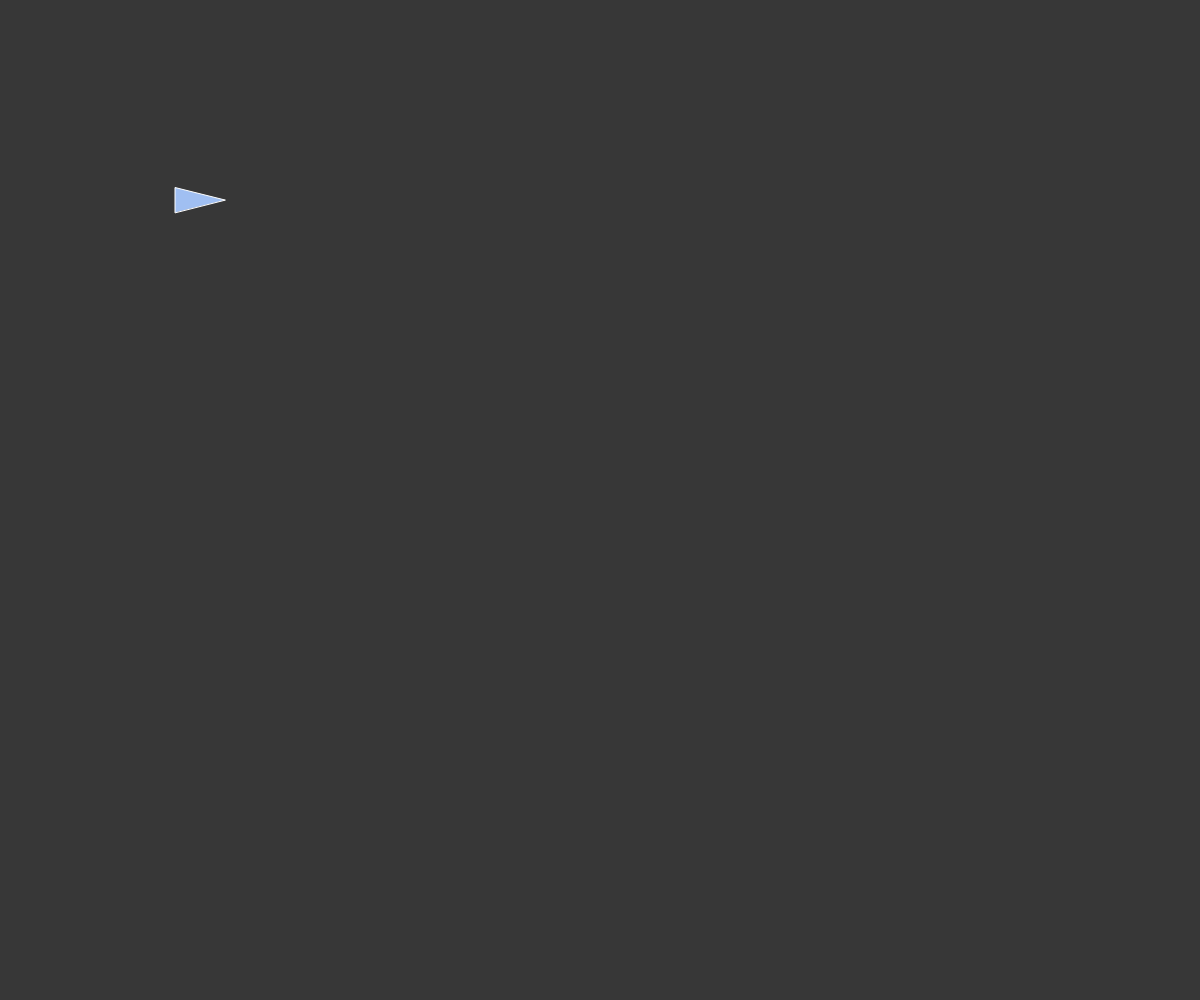
Frame 1 (no input)
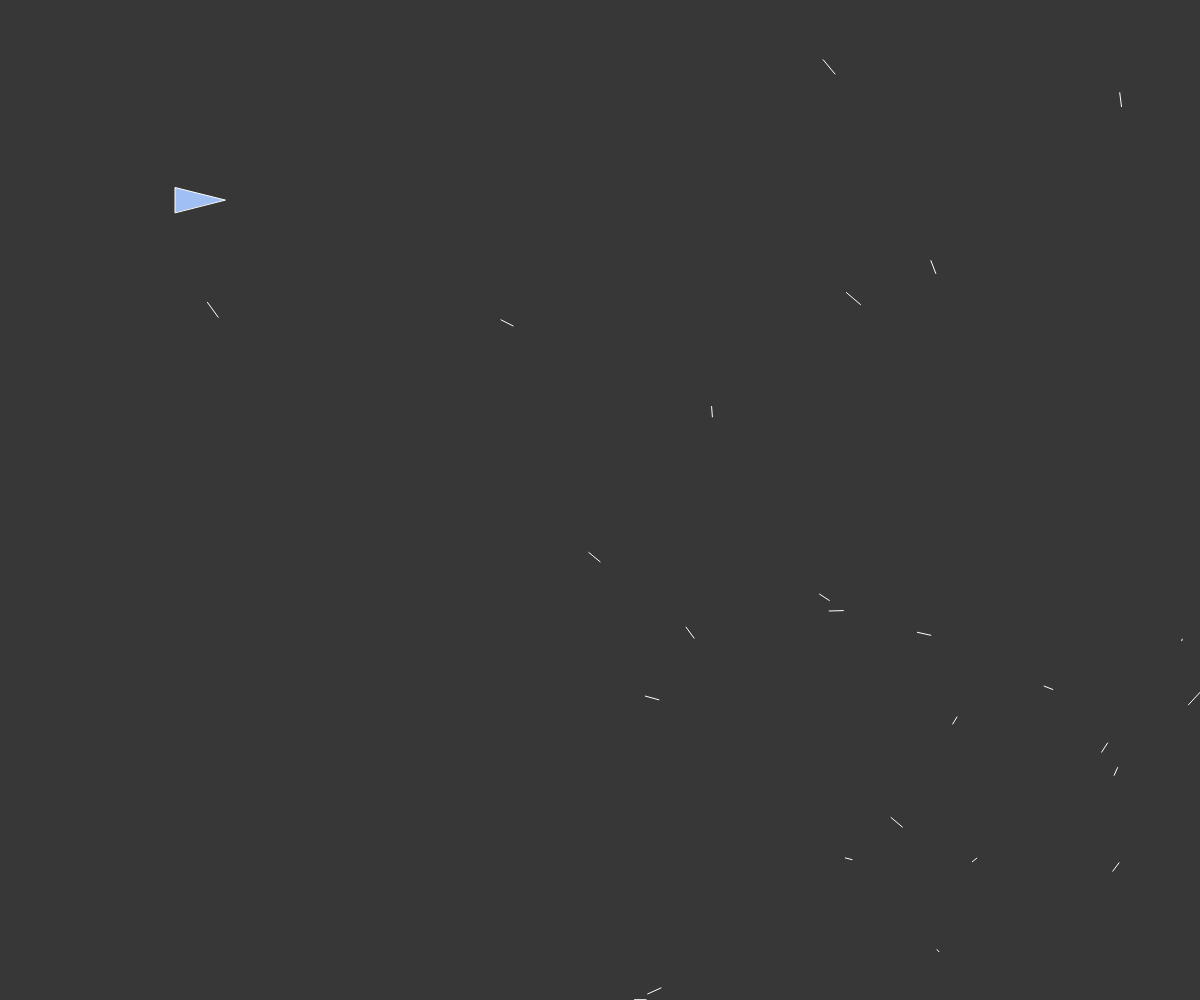
Frame 60 (no input)
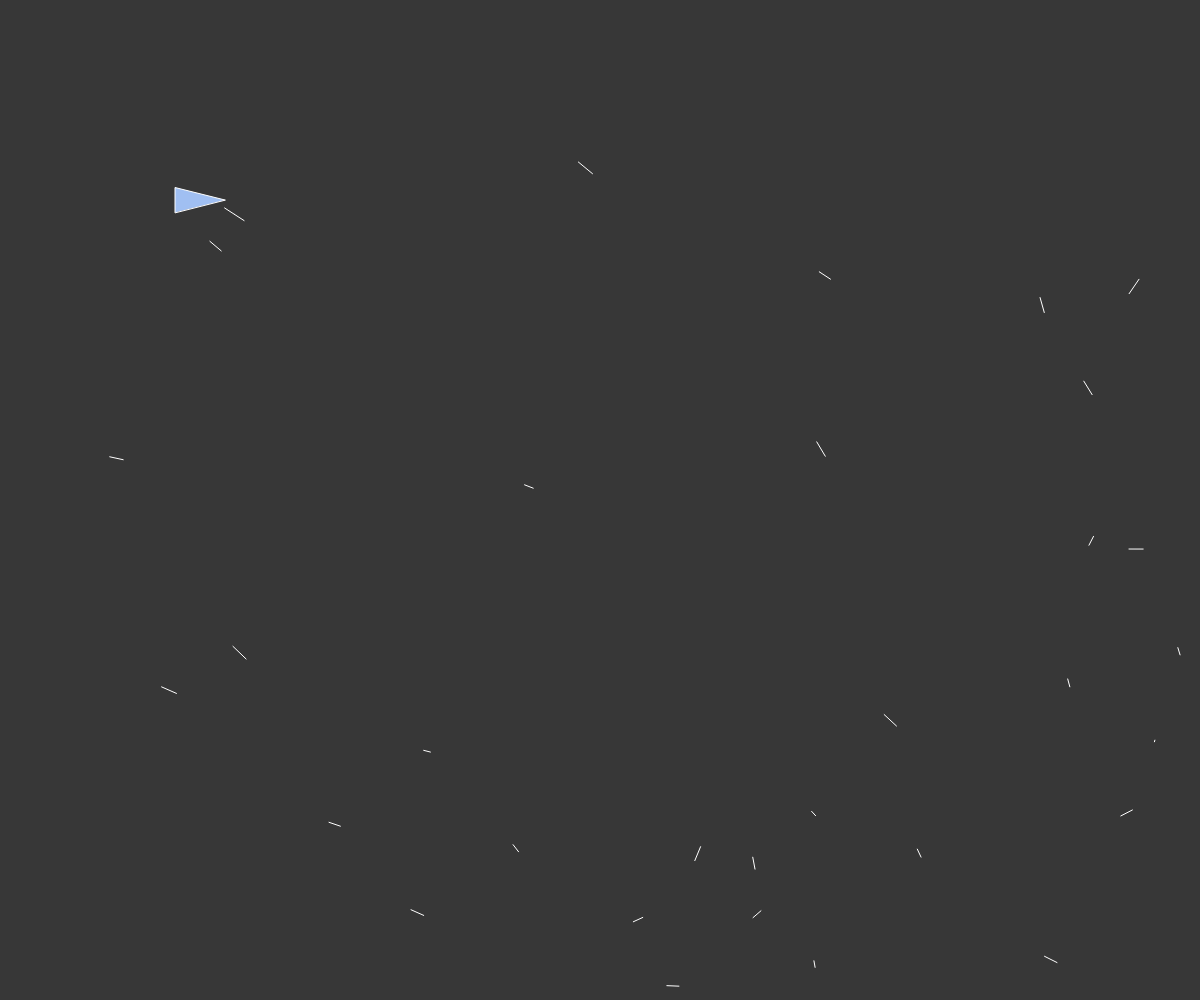
Frame 120 (the mouse pressed at the canvas centre since frame 60)

The p5.js sketch that drew these frames (run headless with seeded random() and noise() and a simulated clock; from frame 60 on, the mouse is pressed at the canvas centre):

// p5.js sketch
// ── sketch.js
let mover;
let enemies = [];

function setup() {
  createCanvas(windowWidth, windowHeight);
  
  mover = new Mover(200, 200, 25);
  
  //frameRate(10)
}

function draw() {
  background(55);
  
  mover.update();
  mover.show();
  
  for(let i = enemies.length - 1; i >= 0; i-= 1) {
    if(enemies[i].checkSelfDestruct()) {
      enemies.splice(i, 1);
    }
    if(enemies[i]) {
      enemies[i].update();
      enemies[i].show();
    }
  }
  
  // 50% chance of spawning each frame
  if(random() < 0.5) {
    enemies.push(Enemy.spawnEnemy(mover.pos));
  }
  
}
// ── enemy.js
class Enemy {
  constructor(x, y, vel) {
    this.pos = createVector(x, y);
    this.vel = vel;
  }
  
  update() {
    this.pos.add(this.vel);
  }
  
  // Check out of bounds with 10 tolerance.
  checkSelfDestruct() {
    let tolerance = 10;
    
    return((this.pos.x > width + tolerance) || 
           (this.pos.x <= 0 - tolerance) ||
           (this.pos.y > height + tolerance) ||
           (this.pos.y <= 0 - tolerance));
  }
  
  show() {
    // Line from pos to prev. pos
    line(this.pos.x, this.pos.y, 
         this.pos.x - this.vel.x, this.pos.y - this.vel.y);
  }
  
  static spawnEnemy(pos) {
    let velMax = 15;
    // Enemies come from opposite diagonal of player.
    let posMirror = createVector(width - pos.x, height - pos.y);
    
    // NW
    if(posMirror.x < width/2 && posMirror.y < height/2) {
      // Top
      if(random() < 0.5) {
        return new Enemy(random(0, width/2), 0,
            createVector(random(-velMax, velMax), random(velMax)));
      }
      // Left
      else {
        return new Enemy(0, random(height/2, height),
            createVector(random(velMax), random(-velMax, velMax)));
      }
    }
    
    // NE
    if(posMirror.x > width/2 && posMirror.y < height/2) {
       // Top
      if(random() < 0.5) {
        return new Enemy(random(0, width/2), 0,
            createVector(random(-velMax, velMax), random(velMax)));
      }
      // Right
      else {
        return new Enemy(width, random(height/2, height),
            createVector(random(-velMax), random(-velMax, velMax)));
      }
    }
    
    // SW
    if(posMirror.x < width/2 && posMirror.y > height/2) {
      // Bottom
      if(random() < 0.5) {
        return new Enemy(random(0, width/2), height,
            createVector(random(-velMax, velMax), random(-velMax)));
      }
      // Left
      else {
        return new Enemy(0, random(height/2, height),
            createVector(random(velMax), random(-velMax, velMax)));
      }
    }
    
    // SE
    if(posMirror.x > width/2 && posMirror.y > height/2) {
      // Bottom
      if(random() < 0.5) {
        return new Enemy(random(width/2, width), height,
            createVector(random(-velMax, velMax), random(-velMax)));
      }
      // Right
      else {
        return new Enemy(width, random(height/2, height),
            createVector(random(-velMax), random(-velMax, velMax)));
      }
    }
  }
}
// ── mover.js
// CURRENT GLITCHES:
// Mover glitches past boundaries
class Mover {
  constructor (x,y, mass) {
    this.pos = createVector(x, y);
    this.mass = mass;
    
    // Instantiate vectors for early read-access.
    this.vel = createVector();
    this.acc = createVector();
    
    this.colour = color('#a0bff2');
  }
  
  update() {
    // Acc is added here.
    this.acc.set(0,0); // Otherwise acceleration never ends.
    this.keyboardInput();
    this.acc.setMag(1.5);
    
    this.vel.add(this.acc);
    this.vel.limit(2*this.mass);
    
    this.pos.add(this.vel);
    
    this.checkEdges();
    this.drag(0.05);
  }
  
  applyForce(force) {
    let forceCopy = p5.Vector.div(force, this.mass);
    this.acc.add(forceCopy);
  }
  
  keyboardInput() {
    // Add movement to overall vector
    // L:(-1, 0) R:(1, 0) U:(0, -1) D:(0, 1)
    let movementVector = createVector(0, 0);
    
    if(keyIsDown(LEFT_ARROW)) {
      movementVector.add(-this.mass, 0);
    } if(keyIsDown(RIGHT_ARROW)) {
      movementVector.add(this.mass, 0);
    } if(keyIsDown(UP_ARROW)) {
      movementVector.add(0, -this.mass);
    } if(keyIsDown(DOWN_ARROW)) {
      movementVector.add(0, this.mass);
    } if(keyIsDown(SHIFT)) {
      this.drag(1);
    }
    
    this.applyForce(movementVector);
  }
  
  drag(c) {
    // Calculate direction.
    let drag = this.vel.copy();
    drag.normalize();
    drag.mult(-1);
    
    // Calculate magnitude.
    let speed = this.vel.mag();
    drag.mult(c * speed * speed);
    
    this.applyForce(drag);
  }
  
  checkEdges() {
    if(this.pos.x > width) {
      this.pos.x = width
      this.vel.x *= -1;
    } if (this.pos.x <= 0) {
      this.vel.x *= -1;
    } if (this.pos.y > height) {
      this.pos.y = height;
      this.vel.y *= -1;
    } if (this.pos.y <= 0) {
      this.vel.y *= -1;
    }
  }
  
  debug() {
    stroke('#7de89a');
    line(this.pos.x, this.pos.y, 
         this.pos.x + this.vel.x * 10,
         this.pos.y + this.vel.y * 10);
    stroke('#e4e87d');
    line(this.pos.x, this.pos.y,
        this.pos.x + this.acc.x * 30,
        this.pos.y + this.acc.y * 30);
  }
  
  show() {
    strokeWeight(1);
    stroke(255);
    fill(this.colour);
    // Points in direction of velocity
    push();
    translate(this.pos.x, this.pos.y); // Change origin.
    rotate(this.vel.heading() + PI/2);
    triangle(0, -this.mass,
             -this.mass/2, this.mass,
             this.mass/2, this.mass);
    pop();
    
    //this.debug();
  }
}
